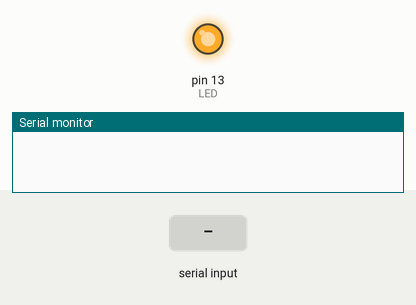
The sketch below on a simulated Arduino Uno, built with avr-gcc and run on an emulated ATmega328P. Shown: output pins drawn as LEDs (lit = HIGH), the last lines printed to the serial monitor. The test bench sets the inputs (shaded band).

Above: at 1.2 s.
1.3 s: "0" received over Serial
At 2.3 s:
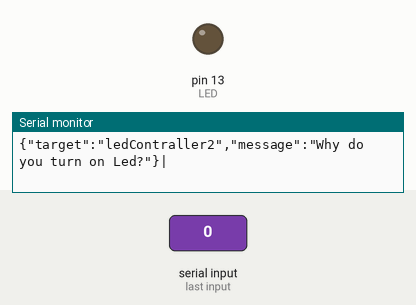
2.8 s: "1" received over Serial
At 3.4 s:
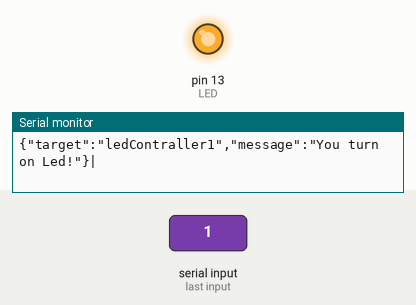
Timing chart, 0 to 5.8 s (numbered marks = the images above; inputs shaded):
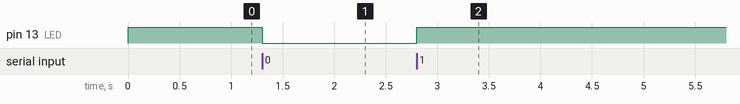

The sketch:

triggerLed_sendGetMsg.ino
```cpp
int val;
int LED = 13;


void setup()
{
  Serial.begin(9600);
  pinMode(LED, OUTPUT);
  digitalWrite(LED, HIGH);
}
void loop()
{
  if (Serial.available())
  {
    val = Serial.read();
    // При символе "1" включаем светодиод
    if (val == '1')
    {
      digitalWrite(LED, HIGH);
      Serial.println("{\"target\":\"ledContraller1\",\"message\":\"You turn on Led!\"}|");
    }
    // При символе "0" выключаем светодиод
    if ( val == '0')
    {
      digitalWrite(LED, LOW);
     Serial.println("{\"target\":\"ledContraller2\",\"message\":\"Why do you turn on Led?\"}|");
    }

  }
}

void sendAndroidValues(){
  Serial.print('+');
  delay(100);
}
```

Measured:
- after the input at 1.3 s, pin 13 (LED): HIGH → LOW at once
- after the input at 2.8 s, pin 13 (LED): LOW → HIGH at once
